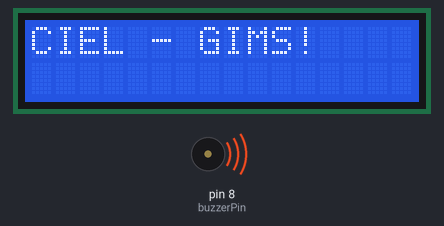
A sketch run on a simulated Arduino Uno, built with avr-gcc and run on an emulated ATmega328P. Parts: 16×2 character LCD, buzzer (waves = sounding).

Above: at 4.3 s.
At 4.8 s:
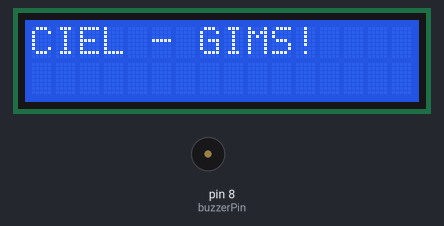
Timing chart, 0 to 6.3 s (numbered marks = the images above):
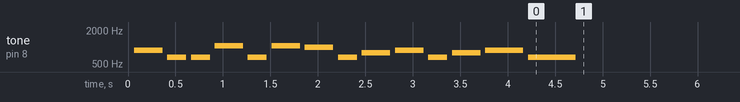

The sketch:

CIEL_GIMS.ino
```cpp
#include <LiquidCrystal.h>

LiquidCrystal lcd(12, 11, 5, 4, 3, 2);
const int buzzerPin = 8;

// Fréquences des notes (en Hz)
#define LA5 880
#define MI5 659
#define DO6 1047
#define SI5 988
#define SOL5 784

// Mélodie : "CIEL tu m'avais pas dit que tu étais une magicienne"
int melody[] = {
  LA5, MI5, MI5,
  DO6, MI5,
  DO6, SI5, MI5,
  SOL5, LA5, MI5,
  SOL5, LA5, MI5
};

// Durée de chaque note (en ms)
int durations[] = {
  300, 200, 200,
  300, 200,
  300, 300, 200,
  300, 300, 200,
  300, 400, 500
};

void setup() {
  lcd.begin(16, 2);
  lcd.print("CIEL - GIMS!");

  for (int i = 0; i < sizeof(melody) / sizeof(int); i++) {
    tone(buzzerPin, melody[i]);
    delay(durations[i]);
    noTone(buzzerPin);
    delay(50); // petite pause entre les notes
  }
}

void loop() {
  // rien à faire ici
}
```
